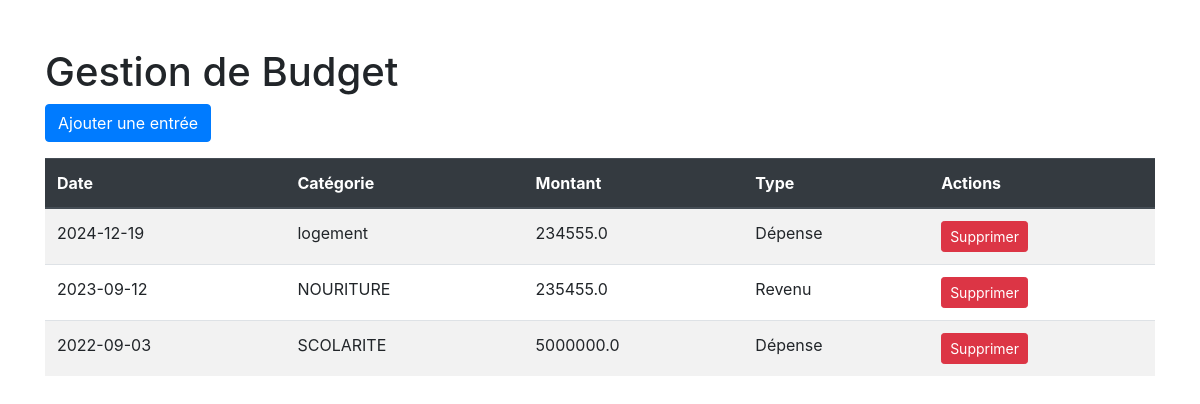
Before: / with the older database file.
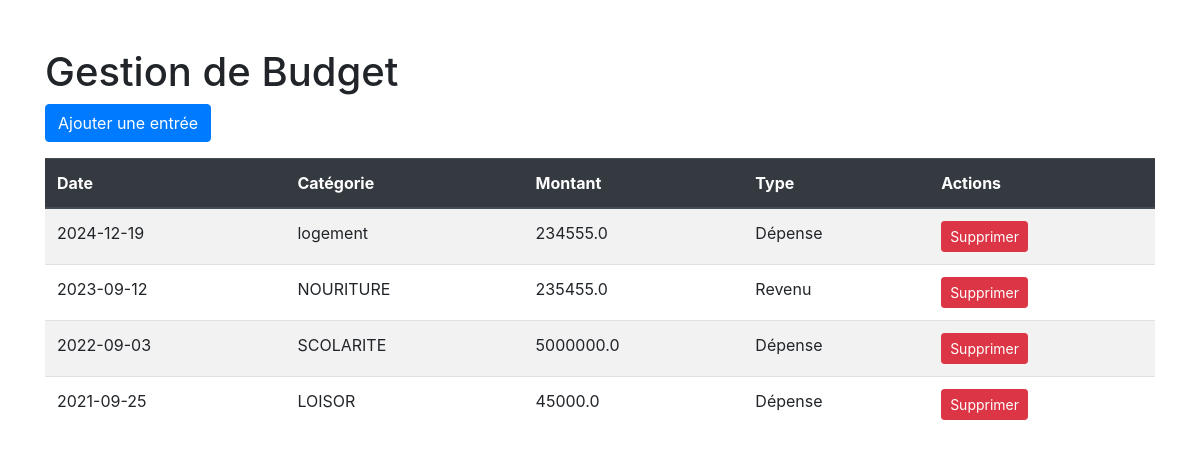
After: the same page with the newer database file.
### tables this page shows
CREATE TABLE entries (
            id INTEGER PRIMARY KEY AUTOINCREMENT,
            date TEXT NOT NULL,
            category TEXT NOT NULL,
            amount REAL NOT NULL,
            type TEXT NOT NULL
        );

### app.py (the view)
@app.route('/')
def index():
    conn = get_db_connection()
    entries = conn.execute('SELECT * FROM entries').fetchall()
    conn.close()
    return render_template('index.html', entries=entries)

### app.py (called while the page is built)
def get_db_connection():
    conn = sqlite3.connect('abma.db')
    conn.row_factory = sqlite3.Row
    return conn

### templates/index.html (shortened to what this page needs)
{% extends "base.html" %}
{% block content %}
<h1 class="mt-5">Gestion de Budget</h1>
<div class="mb-3">
  <a href="{{ url_for('add') }}" class="btn btn-primary">Ajouter une entrée</a>
</div>
<div class="table-responsive">
  <table class="table table-striped">
    <thead class="thead-dark">
      <tr>
        <th>Date</th>
        <th>Catégorie</th>
        <th>Montant</th>
        <th>Type</th>
        <th>Actions</th>
      </tr>
    </thead>
    <tbody>
      {% for entry in entries %}
      <tr>
        <td>{{ entry.date }}</td>
        <td>{{ entry.category }}</td>
        <td>{{ entry.amount }}</td>
        <td>{{ entry.type }}</td>
        <td>
          <form action="{{ url_for('delete', entry_id=entry.id) }}" method="post" style="display:inline;">
            <button type="submit" class="btn btn-danger btn-sm">Supprimer</button>
          </form>
        </td>
      </tr>
      {% endfor %}
    </tbody>
  </table>
</div>
{% endblock %}

### templates/base.html (shortened to what this page needs)
<!doctype html>
<html lang="fr">
  <head>
    <link href="https://stackpath.bootstrapcdn.com/bootstrap/4.5.2/css/bootstrap.min.css" rel="stylesheet">
  </head>
  <body>
    <div class="container">
      {% block content %}{% endblock %}
    </div>
  </body>
</html>

Changed rows visible on the page:
added entries: date "2021-09-25", category "LOISOR", amount "45000.0", type "Dépense"
